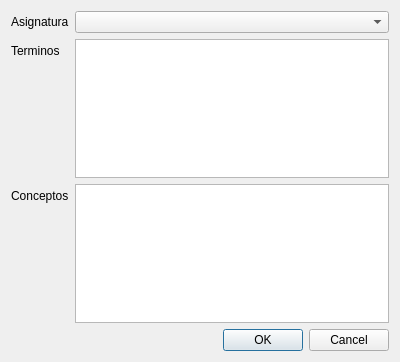
<?xml version="1.0" encoding="UTF-8"?>
<ui version="4.0">
 <class>ListForm</class>
 <widget class="QWidget" name="ListForm">
  <property name="geometry">
   <rect>
    <x>0</x>
    <y>0</y>
    <width>400</width>
    <height>362</height>
   </rect>
  </property>
  <property name="windowTitle">
   <string>Form</string>
  </property>
  <layout class="QFormLayout" name="formLayout">
   <item row="0" column="1">
    <widget class="QComboBox" name="cmbAsignaturas"/>
   </item>
   <item row="1" column="0">
    <widget class="QLabel" name="label_2">
     <property name="text">
      <string>Terminos</string>
     </property>
    </widget>
   </item>
   <item row="1" column="1">
    <widget class="QTableWidget" name="tblTermino"/>
   </item>
   <item row="2" column="0">
    <widget class="QLabel" name="label_3">
     <property name="text">
      <string>Conceptos</string>
     </property>
    </widget>
   </item>
   <item row="2" column="1">
    <widget class="QTableWidget" name="tblConcepto"/>
   </item>
   <item row="3" column="1">
    <widget class="QDialogButtonBox" name="btnGuardar">
     <property name="standardButtons">
      <set>QDialogButtonBox::Cancel|QDialogButtonBox::Ok</set>
     </property>
    </widget>
   </item>
   <item row="0" column="0">
    <widget class="QLabel" name="label">
     <property name="text">
      <string>Asignatura</string>
     </property>
    </widget>
   </item>
  </layout>
 </widget>
 <resources/>
 <connections/>
</ui>
